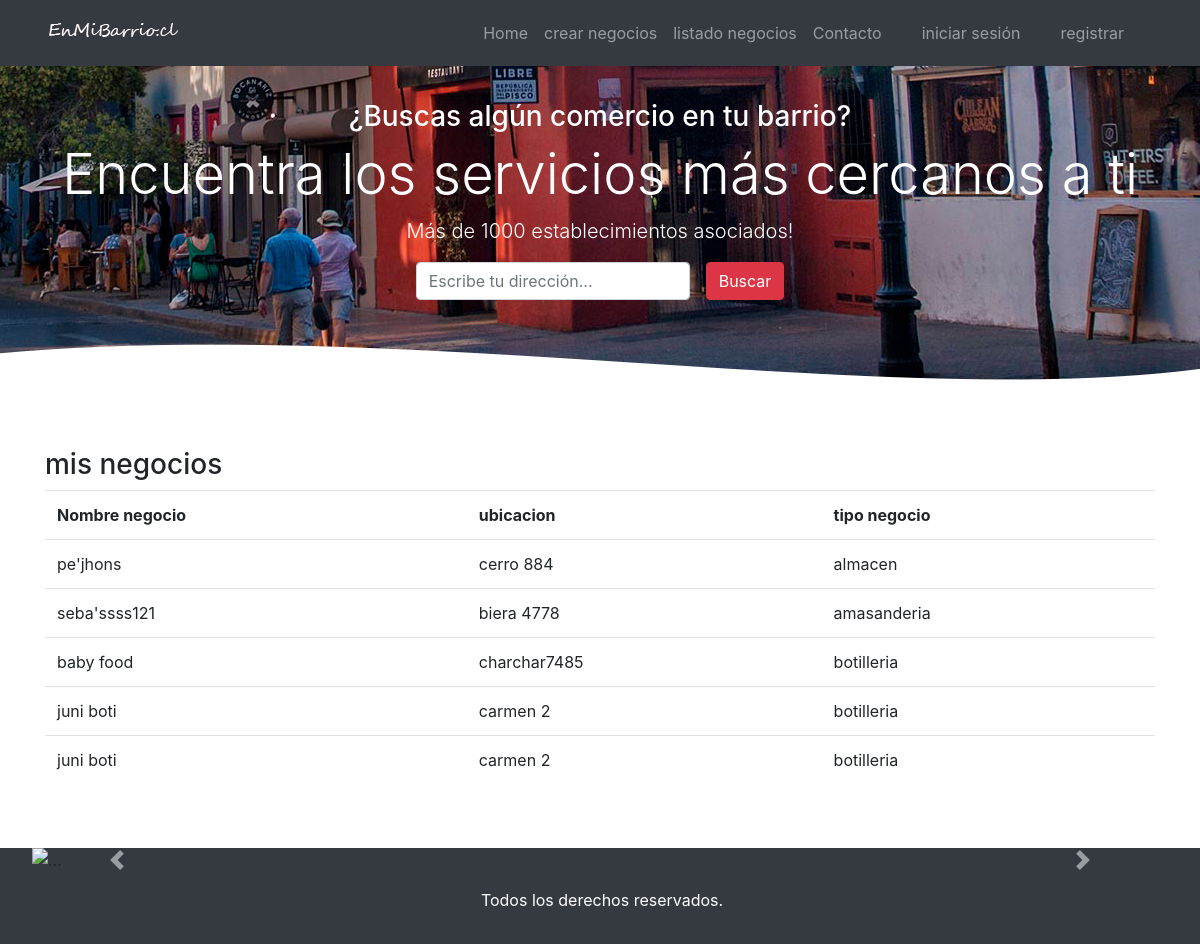
Before: /mis_negocios/ with the older database file.
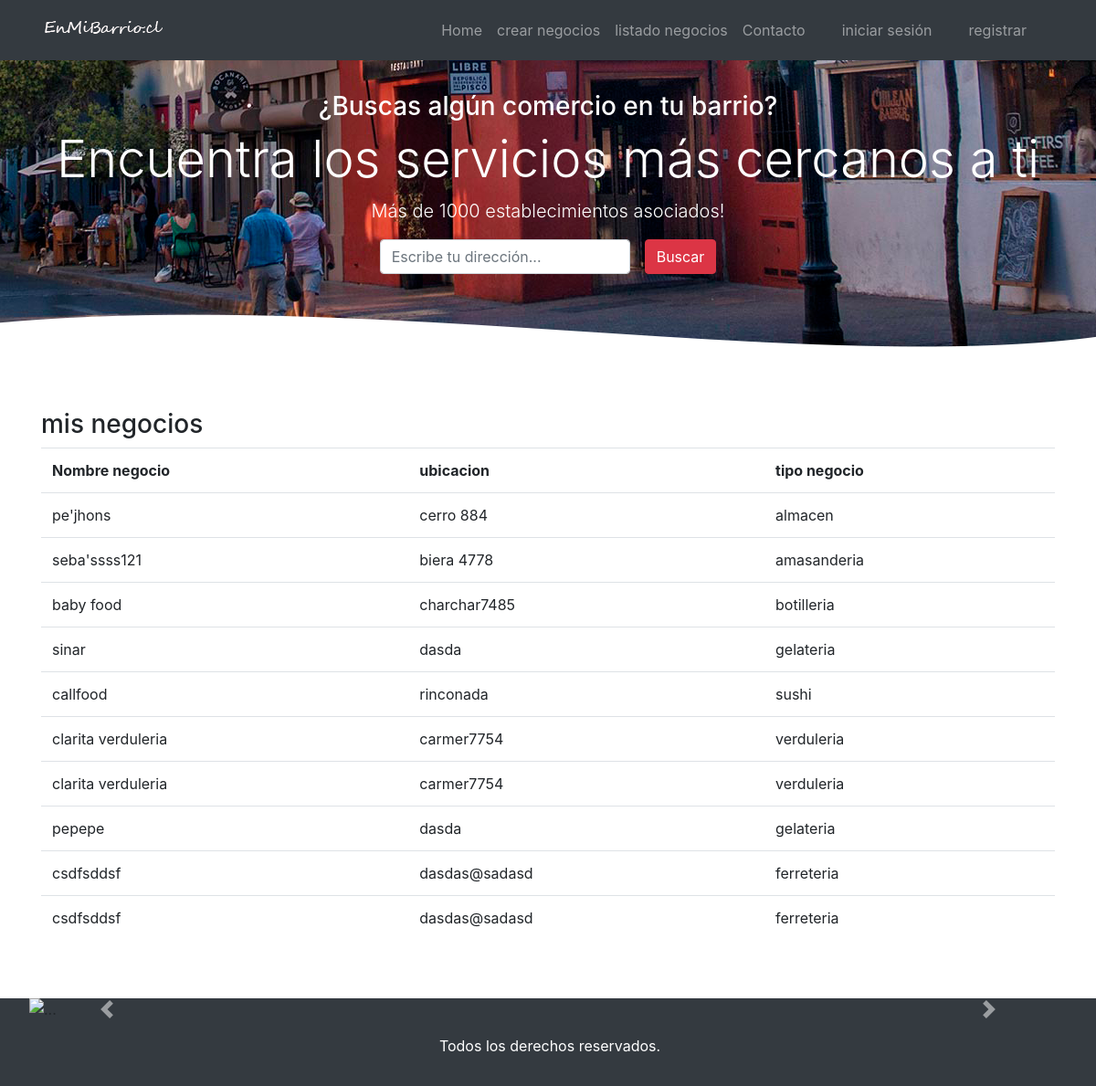
After: the same page with the newer database file.
### cori/models.py (models this page shows, shortened)
class negocio(models.Model):
    nombre = models.CharField(max_length=200)
    ubicacion = models.CharField(max_length=200)
    tipo_negocio = models.ForeignKey(tipo_negocio, on_delete=models.CASCADE)
    descripcion = models.TextField(null=True, blank=True)
    image = models.ImageField(null=True, blank=True)

class tipo_negocio(models.Model):
    nombre = models.CharField(max_length=80)
    def __str__(self):
        return self.nombre

### cori/views.py (the view)
# urls.py: path('mis_negocios/', mis_negocios, name="mis negocios"),
def mis_negocios (request):
    negocio1 = negocio.objects.all()
    data = {
        'negocio1':negocio1
    }
    return render(request, 'cori/mis_negocios.html', data)

### cori/templates/cori/mis_negocios.html (shortened to what this page needs)
{% extends 'cori/base.html' %}
{% load static %}
{% block contenido %}
<div class="container">
    <h3>mis negocios</h3>
<table class="table">
    <tr>
        <th>Nombre negocio</th>
        <th>ubicacion</th>
        <th>tipo negocio</th>
    </tr>
    {% for p in negocio1 %}
    <tr>
        <td>{{ p.nombre }}</td>
        <td>{{ p.ubicacion }}</td>
        <td>{{ p.tipo_negocio }}</td>
    </tr>
    {% endfor %}
</table>
</div>
{% endblock%}

Changed rows visible on the page:
removed negocio: nombre "juni boti", ubicacion "carmen 2", tipo_negocio "botilleria"
removed negocio: nombre "juni boti", ubicacion "carmen 2", tipo_negocio "botilleria"
added negocio: nombre "sinar", ubicacion "dasda", tipo_negocio "gelateria"
added negocio: nombre "callfood", ubicacion "rinconada", tipo_negocio "sushi"
added negocio: nombre "clarita verduleria", ubicacion "carmer7754", tipo_negocio "verduleria"
added negocio: nombre "clarita verduleria", ubicacion "carmer7754", tipo_negocio "verduleria"
added negocio: nombre "pepepe", ubicacion "dasda", tipo_negocio "gelateria"
added negocio: nombre "csdfsddsf", ubicacion "dasdas@sadasd", tipo_negocio "ferreteria"
added negocio: nombre "csdfsddsf", ubicacion "dasdas@sadasd", tipo_negocio "ferreteria"
